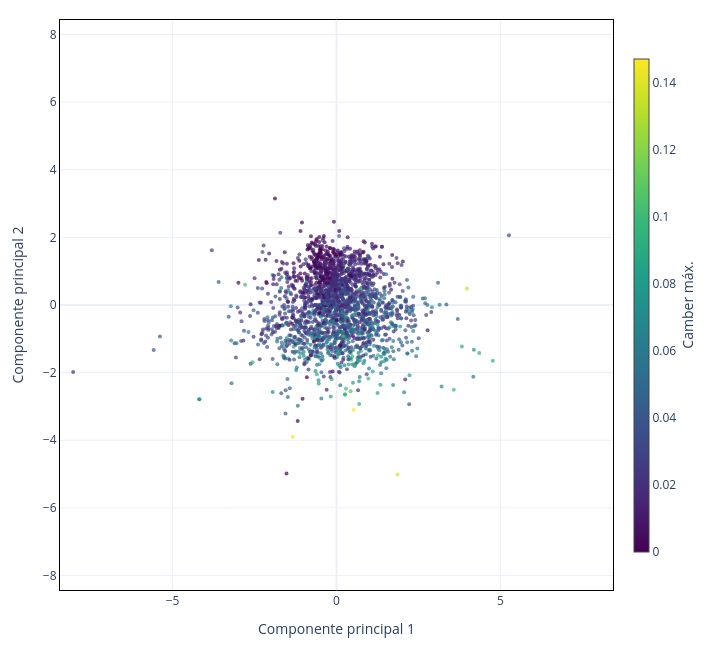

Source (notebook cell):
### Code cell
import plotly.graph_objects as go

# ============================================================================
# 1. PREPARAR DADOS
# ============================================================================
print("Extraindo vetores latentes...")
z_mean, _ = vae.encoder(full_normalized)
z_mean = z_mean.numpy()

w_phys_real, p_phys_real = vae.scaler.inverse_transform(
    full_normalized[:, :2 * NPV], full_normalized[:, 2 * NPV:]
)
w_phys_real_t = tf.reshape(tf.convert_to_tensor(w_phys_real, dtype=tf.float32), [-1, 2, NPV])
p_phys_real_t = tf.convert_to_tensor(p_phys_real, dtype=tf.float32)
coords_all = vae.decoder.cst_transform(w_phys_real_t, p_phys_real_t).numpy()

common_x = np.linspace(0, 1, 200)
max_camber    = np.zeros(len(coords_all))
max_thickness = np.zeros(len(coords_all))

print("Calculando camber e espessura...")
for i, c in enumerate(coords_all):
    x, y = c[:, 0], c[:, 1]
    le = int(np.argmin(x))
    yu = np.interp(common_x, x[:le + 1][::-1], y[:le + 1][::-1])
    yl = np.interp(common_x, x[le:], y[le:])
    max_camber[i]    = float(np.max(np.abs((yu + yl) / 2.0)))
    max_thickness[i] = float(np.max(yu - yl))

# ============================================================================
# 2. PCA
# ============================================================================
print("Calculando PCA...")
pca = PCA(n_components=2)
z_pca = pca.fit_transform(z_mean)
explained_var = pca.explained_variance_ratio_

figuras_dir = BASE_DIR / 'Figuras'
figuras_dir.mkdir(parents=True, exist_ok=True)

axis_style = dict(showline=True, linewidth=1, linecolor='black', mirror=True)
pca_abs_max = float(np.max(np.abs(z_pca))) * 1.05
pca_range = [-pca_abs_max, pca_abs_max]

# ============================================================================
# 3. PLOTAGEM — colorido por camber
# ============================================================================
fig_pca = go.Figure()

fig_pca.add_trace(go.Scatter(
    x=z_pca[:, 0], y=z_pca[:, 1], mode='markers',
    marker=dict(
        color=max_camber, colorscale='Viridis', size=4, opacity=0.7,
        colorbar=dict(title=dict(text='Camber máx.', side='right'), thickness=15, len=0.9),
    ),
    showlegend=False,
))

fig_pca.update_xaxes(title_text='Componente principal 1', range=pca_range, **axis_style)
fig_pca.update_yaxes(title_text='Componente principal 2', range=pca_range, **axis_style)
fig_pca.update_layout(
    template='plotly_white',
    width=720,
    height=650,
    margin=dict(l=60, r=80, t=20, b=60),
    showlegend=False,
)

output_pca = figuras_dir / f'latent_pca_{RUN_ID}_epoch_{EPOCH}.png'
fig_pca.write_image(output_pca, format='png', width=720, height=650, scale=300 / 96)
fig_pca.show()
print(f'Salvo: {output_pca}')

### Figure 1 — Plotly figure (JSON) as saved in the notebook; plotly's stock layout.template omitted (floating-point values rounded to 4 significant figures; data arrays with more than 128 entries replaced by an {"elided": "..."} marker saying what was removed)
{"data": [{"marker": {"color": {"elided": "2170 float values"}, "colorbar": {"len": 0.9, "thickness": 15, "title": {"side": "right", "text": "Camber máx."}}, "colorscale": [[0, "#440154"], [0.1111, "#482878"], [0.2222, "#3e4989"], [0.3333, "#31688e"], [0.4444, "#26828e"], [0.5556, "#1f9e89"], [0.6667, "#35b779"], [0.7778, "#6ece58"], [0.8889, "#b5de2b"], [1, "#fde725"]], "opacity": 0.7, "size": 4}, "mode": "markers", "showlegend": false, "type": "scatter", "x": {"elided": "2170 float values"}, "y": {"elided": "2170 float values"}}], "layout": {"height": 650, "margin": {"b": 60, "l": 60, "r": 80, "t": 20}, "showlegend": false, "width": 720, "xaxis": {"linecolor": "black", "linewidth": 1, "mirror": true, "range": [-8.43, 8.43], "showline": true, "title": {"text": "Componente principal 1"}}, "yaxis": {"linecolor": "black", "linewidth": 1, "mirror": true, "range": [-8.43, 8.43], "showline": true, "title": {"text": "Componente principal 2"}}}}
